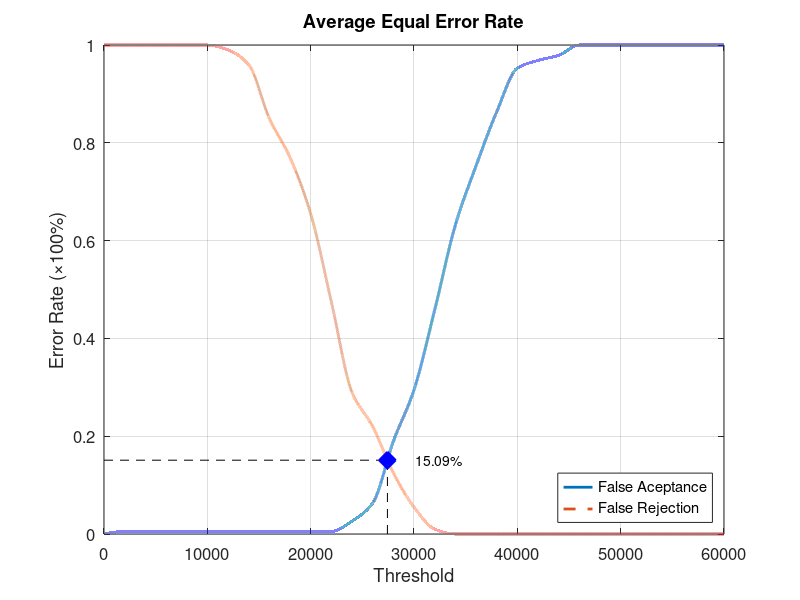
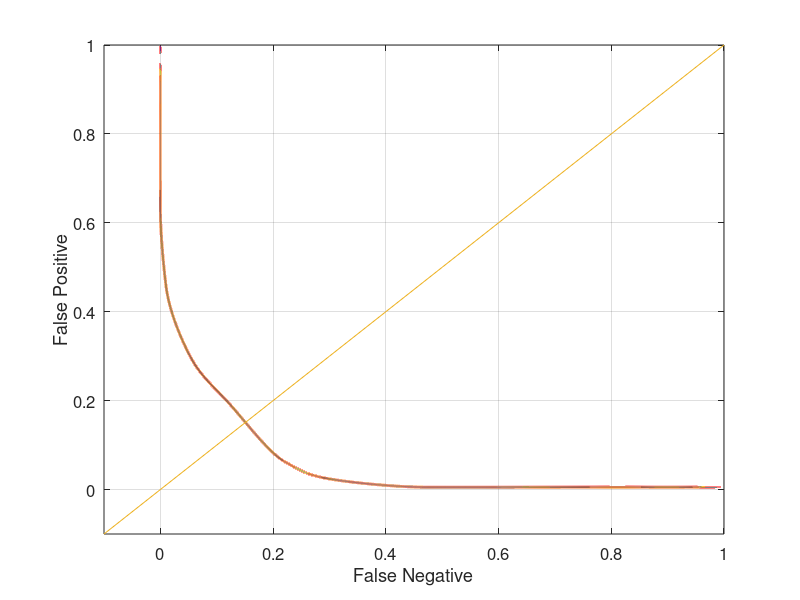

Reproduce these figures in MATLAB, in order.
function yEER = Database1_3
close all;
clear;
clc;
x = 0:2000:60000;
xq = 0:0.5:60000;

y0 = [0 0.00526316 0.00526316 0.00526316 0.00526316 0.00526316 0.00526316 0.00526316 0.00526316 0.00526316 0.00526316 0.00526316 0.0263158 0.0631579 0.189474 0.294737 0.457895 0.631579 0.752632 0.863158 0.952632 0.968421 0.978947 1 1 1 1 1 1 1 1];
yy0 = interp1(x, y0, xq, 'pchip');
y1 = [1 1 1 1 1 1 0.99 0.96 0.85 0.77 0.655 0.475 0.29 0.22 0.125 0.055 0.01 0 0 0 0 0 0 0 0 0 0 0 0 0 0];
yy1 = interp1(x, y1, xq, 'pchip');

% Calculating EER: 
y2 = abs(y0 - y1);
find(y2 == min(y2))
yy2 = abs(yy0 - yy1);
xEER = find(yy2 == min(yy2));
xEERIndex = xq(xEER) % X-axis EER
yEER = yy0(xEER) % Y-axis EER

main = figure
plot(xq, yy0,'-','LineWidth', 2);	hold on
plot(xq, yy1,'--','LineWidth', 2);	hold on
plot([xEERIndex xEERIndex], [0 yEER], 'k--');	hold on
plot([0 xEERIndex], [yEER yEER], 'k--');	hold on
plot(xEERIndex, yEER, 'bx', 'LineWidth', 10);	hold on
text(xEERIndex + 10 * xEERIndex / 100, yEER, [num2str(round((10000 * yEER)) / 100) '%'])
legend('False Aceptance', 'False Rejection', 'Location', 'SouthEast')
xlabel('Threshold')
ylabel('Error Rate (\times100%)')
title('Average Equal Error Rate')
set(gca, 'FontSize', 12)
axis([0 60000 0 1])
grid on

print(main, 'Database1_3Main', '-dpng');
FNRxFPR = figure('Color', [1 1 1]);
plot(yy1, yy0, '-', yy1, yy0, 'LineWidth', 2);
hold on
y = -0.1:0.1:1
plot(y, y); 
set(gca, 'FontSize', 12)
xlabel('False Negative')
ylabel('False Positive')
axis([-0.1 1 -0.1 1])
set(gca, 'FontSize', 12)
grid on

print(FNRxFPR, 'Database1_3FNRxFPR','-dpng');
end
